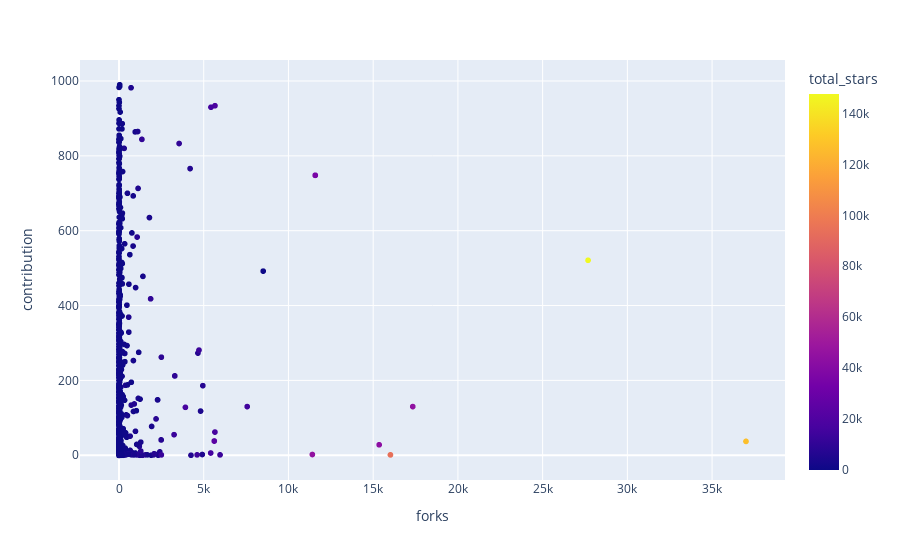

This figure's notebook cell:
### Code cell
forks_contribution = px.scatter(new_profile, x='forks', y='contribution', color='total_stars')
forks_contribution.show()

### Figure 1 — Plotly figure (JSON) as saved in the notebook; plotly's stock layout.template omitted (floating-point values rounded to 4 significant figures; data arrays with more than 128 entries replaced by an {"elided": "..."} marker saying what was removed)
{"data": [{"hovertemplate": "forks=%{x}<br>contribution=%{y}<br>total_stars=%{marker.color}<extra></extra>", "legendgroup": "", "marker": {"color": {"elided": "1123 int values"}, "coloraxis": "coloraxis", "symbol": "circle"}, "mode": "markers", "name": "", "showlegend": false, "type": "scattergl", "x": {"elided": "1123 int values"}, "xaxis": "x", "y": {"elided": "1123 int values"}, "yaxis": "y"}], "layout": {"coloraxis": {"colorbar": {"title": {"text": "total_stars"}}, "colorscale": [[0, "#0d0887"], [0.1111, "#46039f"], [0.2222, "#7201a8"], [0.3333, "#9c179e"], [0.4444, "#bd3786"], [0.5556, "#d8576b"], [0.6667, "#ed7953"], [0.7778, "#fb9f3a"], [0.8889, "#fdca26"], [1, "#f0f921"]]}, "legend": {"tracegroupgap": 0}, "margin": {"t": 60}, "xaxis": {"anchor": "y", "domain": [0, 1], "title": {"text": "forks"}}, "yaxis": {"anchor": "x", "domain": [0, 1], "title": {"text": "contribution"}}}}
